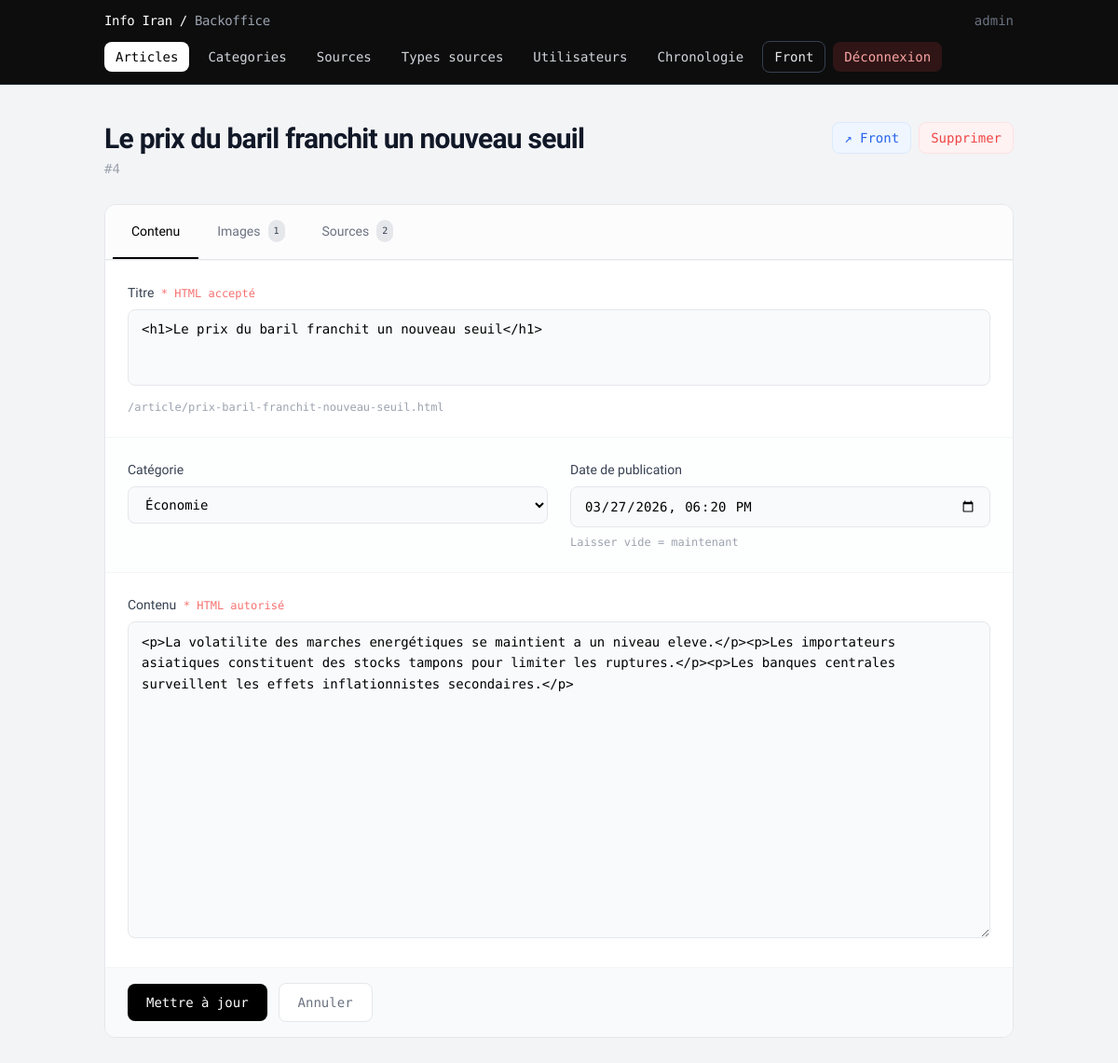
Before: /backoffice/articles/edit-4 (signed in) with the older database file.
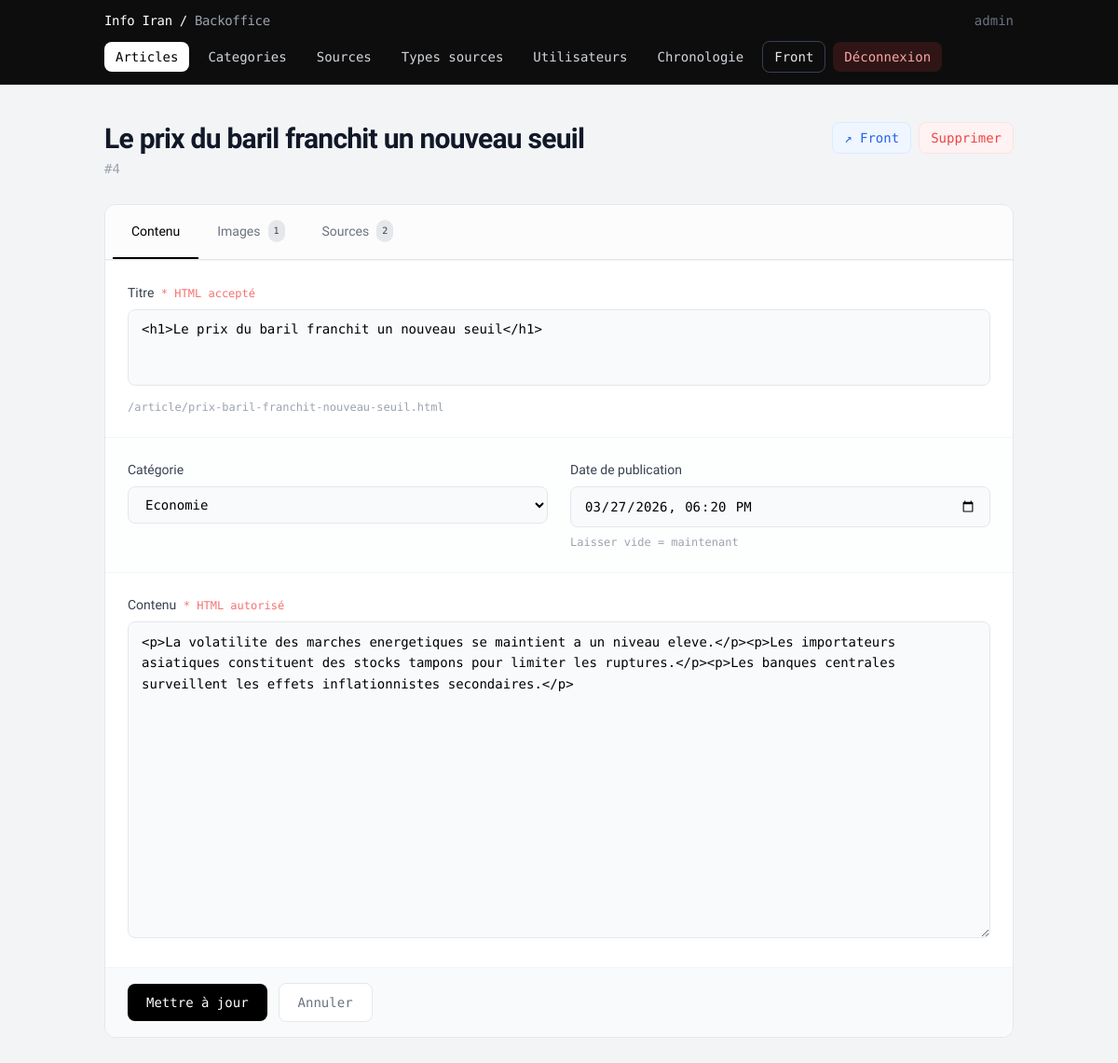
After: the same page with the newer database file.
### tables this page shows
CREATE TABLE articles (
    id               INT PRIMARY KEY AUTO_INCREMENT,
    titre            VARCHAR(255) NOT NULL,
    slug             VARCHAR(255) UNIQUE NOT NULL,  
    contenu          LONGTEXT NOT NULL,
    date_publication DATETIME DEFAULT CURRENT_TIMESTAMP,
    id_categorie     INT,
    FOREIGN KEY (id_categorie) REFERENCES categories(id) ON DELETE SET NULL
);

CREATE TABLE categories (
    id  INT PRIMARY KEY AUTO_INCREMENT,
    nom VARCHAR(100) NOT NULL,
    description TEXT
);

### models/Database.php (called while the page is built, shortened)
<?php
class Database
{
    private static $instance = null;
    private $pdo;
    private function __construct()
    {
        $host = getenv('DB_HOST') ?: '127.0.0.1';
        $db   = getenv('DB_NAME') ?: 'info_actualite';
        $user = getenv('DB_USER') ?: 'actualite_user';
        $pass = getenv('DB_PASS') ?: 'secret_pw';
        $charset = 'utf8mb4';
        $dsn = "mysql:host={$host};dbname={$db};charset={$charset}";
        $options = [
            PDO::ATTR_ERRMODE => PDO::ERRMODE_EXCEPTION,
            PDO::ATTR_DEFAULT_FETCH_MODE => PDO::FETCH_ASSOC,
            PDO::ATTR_EMULATE_PREPARES => false,
        ];
        $this->pdo = new PDO($dsn, $user, $pass, $options);
    }
    public static function getInstance()
    {
        if (self::$instance === null) {
            self::$instance = new self();
        }
        return self::$instance;
    }
    public function getConnection()
    {
        return $this->pdo;
    }
}

### services/ArticleService.php (called while the page is built, shortened)
<?php
require_once __DIR__ . '/../models/Database.php';
require_once __DIR__ . '/../models/AppModel.php';
class ArticleService
{
    private $model;
    private $db;
    public function __construct()
    {
        $this->db = Database::getInstance()->getConnection();
        $this->model = new AppModel($this->db);
    }
    public function getArticleById(int $id): ?array
    {
        return $this->model->getById('articles', 'id', $id);
    }
    public function getCategories(): array
    {
        $sql = 'SELECT id, nom, description FROM categories ORDER BY nom ASC';
        $stmt = $this->db->query($sql);
        return $stmt->fetchAll(PDO::FETCH_ASSOC);
    }
}

### services/SourceService.php (called while the page is built, shortened)
<?php
require_once __DIR__ . '/../models/Database.php';
require_once __DIR__ . '/../models/AppModel.php';
class SourceService
{
    private \PDO     $db;
    public function __construct()
    {
        $this->db    = Database::getInstance()->getConnection();
    }
    public function getSourcesByArticleId(int $articleId): array
    {
        $sql = '
            SELECT s.id, s.nom_source, s.url_source, ts.libelle AS type_libelle
            FROM article_sources asrc
            INNER JOIN sources s    ON s.id  = asrc.id_source
            LEFT  JOIN type_sources ts ON ts.id = s.id_type_source
            WHERE asrc.id_article = :article_id
            ORDER BY s.nom_source ASC
        ';
        $stmt = $this->db->prepare($sql);
        $stmt->execute(['article_id' => $articleId]);
        return $stmt->fetchAll(\PDO::FETCH_ASSOC);
    }
    public function getUnattachedSources(int $articleId): array
    {
        $sql = '
            SELECT s.id, s.nom_source, s.url_source, ts.libelle AS type_libelle
            FROM sources s
            LEFT JOIN type_sources ts ON ts.id = s.id_type_source
            WHERE s.id NOT IN (
                SELECT id_source FROM article_sources WHERE id_article = :article_id
            )
            ORDER BY s.nom_source ASC
        ';
        $stmt = $this->db->prepare($sql);
        $stmt->execute(['article_id' => $articleId]);
        return $stmt->fetchAll(\PDO::FETCH_ASSOC);
    }
}

### services/ImageService.php (called while the page is built, shortened)
<?php
require_once __DIR__ . '/../models/Database.php';
require_once __DIR__ . '/../models/AppModel.php';
class ImageService
{
    private AppModel $model;
    public function __construct()
    {
        $this->db    = Database::getInstance()->getConnection();
        $this->model = new AppModel($this->db);
    }
    public function getImagesByArticleId(int $articleId): array
    {
        return $this->model->getAllById('articles_images', 'id_article', $articleId);
    }
}

### controllers/ArticleController.php (called while the page is built, shortened)
<?php
require_once __DIR__ . '/../models/Database.php';
require_once __DIR__ . '/../models/AppModel.php';
require_once __DIR__ . '/../services/ArticleService.php';
require_once __DIR__ . '/../services/SourceService.php';
require_once __DIR__ . '/../services/ImageService.php';
class ArticleController
{
    private ArticleService $articleService;
    private SourceService  $sourceService;
    private ImageService   $imageService;
    public function __construct()
    {
        $this->articleService = new ArticleService();
        $this->sourceService  = new SourceService();
        $this->imageService   = new ImageService();
    }
    public function getArticleWithDetails(int $id): ?array
    {
        $article = $this->articleService->getArticleById($id);
        $article['images']             = $this->imageService->getImagesByArticleId($id);
        $article['sources_liees']      = $this->sourceService->getSourcesByArticleId($id);
        $article['sources_disponibles']= $this->sourceService->getUnattachedSources($id);
        return $article;
    }
    public function getCategories(): array
    {
        return $this->articleService->getCategories();
    }
}

### models/AppModel.php (called while the page is built, shortened)
<?php
class AppModel
{
    private $db;
    public function __construct(PDO $base_db)
    {
        $this->db = $base_db;
    }
    public function getById($table_name, $columnName, $id)
    {
        $sql = "SELECT * FROM {$table_name} WHERE {$columnName} = :id";
        $stmt = $this->db->prepare($sql);
        $stmt->execute(['id' => intval($id)]);
        return $stmt->fetch(PDO::FETCH_ASSOC);
    }
    public function getAllById($table_name, $columnName, $id)
    {
        $sql = "SELECT * FROM {$table_name} WHERE {$columnName} = :id";
        $stmt = $this->db->prepare($sql);
        $stmt->execute(['id' => intval($id)]);
        return $stmt->fetchAll(PDO::FETCH_ASSOC);
    }
}

### pages/articles/backoffice_articles_form.php (the view, shortened to what the changed rows need)
<?php
require_once __DIR__ . '/../../controllers/ArticleController.php';
$controller = new ArticleController();
$articleId = intval($_GET['id'] ?? 0);
$isEdit    = $articleId > 0;
$article            = null;
if ($isEdit) {
    $data = $controller->getArticleWithDetails($articleId);
    $article            = $data;
}
$categories   = $controller->getCategories();
$activeTab = $_GET['tab'] ?? 'contenu';
?>
<!DOCTYPE html>
<html lang="fr">
<head>
</head>
<body class="bg-gray-100 min-h-screen">
<main class="container mx-auto px-6 py-10 max-w-5xl">
    <div class="flex flex-col md:flex-row md:items-start justify-between gap-4 mb-7">
        <div>
            <h1 class="text-3xl font-semibold text-gray-900 tracking-tight">
                <?= $isEdit ? htmlspecialchars(mb_strimwidth(strip_tags($article['titre'] ?? ''), 0, 60, '…')) : 'Nouvel article' ?>
            </h1>
            <?php if ($isEdit): ?>
                <p class="mono text-sm text-gray-400 mt-1">#<?= $articleId ?></p>
            <?php endif; ?>
        </div>
    </div>
    <div class="bg-white border border-gray-200 rounded-xl overflow-hidden">
        <div class="tab-pane <?= $activeTab !== 'images' && $activeTab !== 'sources' ? 'active' : '' ?>" id="pane-contenu">
            <form method="POST" action="/backoffice/articles/traitement" enctype="multipart/form-data" class="divide-y divide-gray-100">
                <div class="p-6">
                    <label class="block text-sm font-medium text-gray-700 mb-2">
                        Titre <span class="mono text-xs text-red-400 font-normal ml-1">* HTML accepté</span>
                    </label>
                    <textarea name="titre" id="titreInput" rows="3" required
                              class="tinymce-editor-sm w-full mono text-sm px-3.5 py-2.5 border border-gray-200 rounded-lg bg-gray-50 focus:bg-white focus:border-gray-400 focus:outline-none transition-colors resize-none"><?= $article['titre'] ?? '<h1>Nouveau titre</h1>' ?></textarea>
                    <p class="mono text-xs text-gray-400 mt-2" id="slugPreview">
                        /article/<?= htmlspecialchars($article['slug'] ?? '…') ?>.html
                    </p>
                </div>
                <div class="p-6 grid grid-cols-1 md:grid-cols-2 gap-6 bg-gray-50/30">
                    <div>
                        <label class="block text-sm font-medium text-gray-700 mb-2">Catégorie</label>
                        <select name="id_categorie"
                                class="w-full mono text-sm px-3.5 py-2.5 border border-gray-200 rounded-lg bg-gray-50 focus:bg-white focus:border-gray-400 focus:outline-none transition-colors">
                            <?php foreach ($categories as $cat): ?>
                            <option value="<?= $cat['id'] ?>"
                                <?= isset($article['id_categorie']) && $article['id_categorie'] == $cat['id'] ? 'selected' : '' ?>>
                                <?= htmlspecialchars($cat['nom']) ?>
                            </option>
                            <?php endforeach; ?>
                        </select>
                    </div>
                    <div>
                        <label class="block text-sm font-medium text-gray-700 mb-2">Date de publication</label>
                        <?php
                        $datePub = '';
                        if (!empty($article['date_publication'])) {
                            $datePub = date('Y-m-d\TH:i', strtotime($article['date_publication']));
                        }
                        ?>
                        <input type="datetime-local" name="date_publication"
                               value="<?= htmlspecialchars($datePub) ?>"
                               class="w-full mono text-sm px-3.5 py-2.5 border border-gray-200 rounded-lg bg-gray-50 focus:bg-white focus:border-gray-400 focus:outline-none transition-colors">
                        <p class="mono text-xs text-gray-400 mt-2">Laisser vide = maintenant</p>
                    </div>
                </div>
                <div class="p-6">
                    <label class="block text-sm font-medium text-gray-700 mb-2">
                        Contenu <span class="mono text-xs text-red-400 font-normal ml-1">* HTML autorisé</span>
                    </label>
                    <textarea name="contenu" id="contenu" rows="14"
                              placeholder="Rédigez le contenu HTML de l'article…"
                              class="tinymce-editor w-full mono text-sm px-3.5 py-2.5 border border-gray-200 rounded-lg bg-gray-50 focus:bg-white focus:border-gray-400 focus:outline-none transition-colors resize-y leading-relaxed"><?= $article['contenu'] ?? '' ?></textarea>
                </div>
            </form>
        </div>
    </div>
</main>
</body>
</html>

Changed rows visible on the page:
changed articles "Le prix du baril franchit un nouveau seuil": id_categorie "Économie" → "Economie"; contenu "<p>La volatilite des marches energétiques se maintient a un…" → "<p>La volatilite des marches energetiques se maintient a un…"
